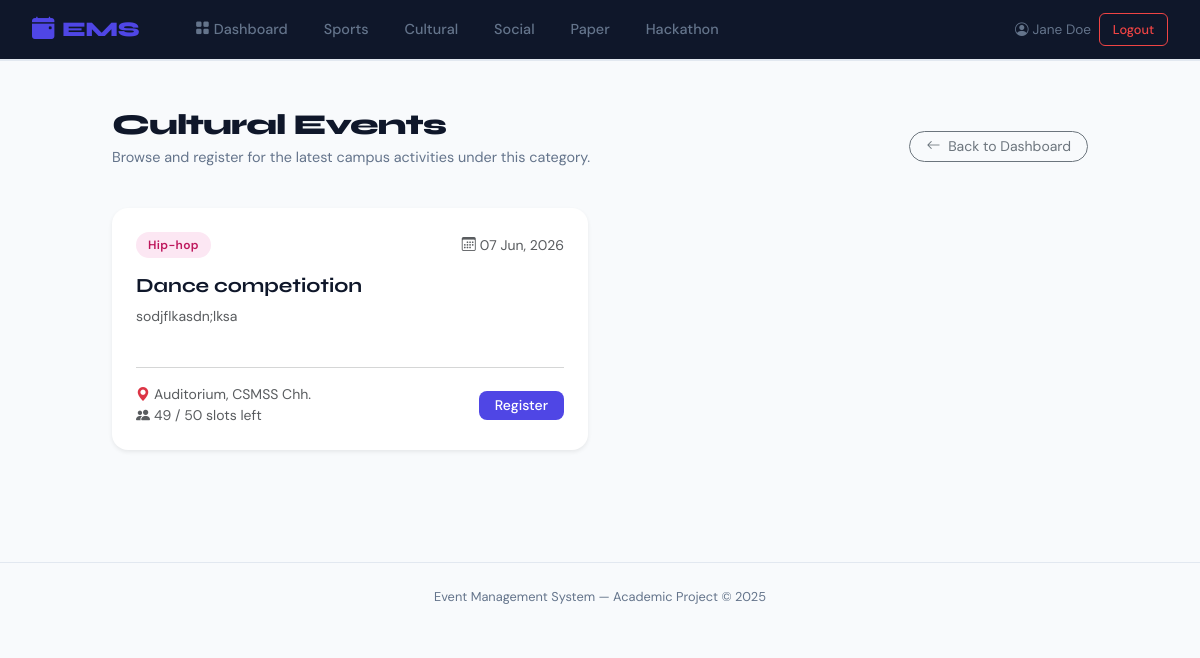
The page /student/events/cultural (signed in) on the database its author committed.
### models.py (models this page shows, shortened)
class Event(db.Model):
    __tablename__ = 'events'
    id          = db.Column(db.Integer, primary_key=True)
    name        = db.Column(db.String(100), nullable=False)        # e.g. "Carrom Championship"
    category    = db.Column(db.String(50),  nullable=False)        # sports / cultural / social / paper_presentation / hackathon
    sub_event   = db.Column(db.String(100), nullable=False)        # e.g. "Carrom", "Chess", "Dance"
    description = db.Column(db.Text,        nullable=True)         # short info about the event
    venue       = db.Column(db.String(150), nullable=True)         # where it's held
    event_date  = db.Column(db.Date,        nullable=True)         # date of the event
    max_seats   = db.Column(db.Integer,     default=50)            # optional seat limit
    created_at  = db.Column(db.DateTime,    default=datetime.now(timezone.utc))
    registrations = db.relationship('Registration', backref='event', lazy=True, cascade='all, delete-orphan')

### app.py (the view)
@app.route('/student/events/<category>')
def student_events(category):
    if 'student_id' not in session:
        return redirect(url_for('student_login'))
    student = Student.query.get(session['student_id'])
    events = Event.query.filter_by(category=category).all()
    registrations = Registration.query.filter_by(roll_no=student.roll_number).all()
    registered_event_ids = {r.event_id for r in registrations}
    for e in events:
        reg_count = len(e.registrations)
        e.slots_left = max(0, e.max_seats - reg_count)
    return render_template(
        'student/events.html',
        events=events,
        category=category,
        registered_event_ids=registered_event_ids
    )

### templates/student/events.html (shortened to what this page needs)
{% extends "base.html" %}
{% block content %}
<div class="container py-5" style="max-width: 1000px;">
  <div class="d-flex align-items-center justify-content-between mb-4 flex-wrap gap-3">
    <div>
      <h1 class="page-title">{{ category|replace('_', ' ')|capitalize }} Events</h1>
      <p class="page-subtitle">Browse and register for the latest campus activities under this category.</p>
    </div>
    <a href="{{ url_for('student_dashboard') }}" class="btn btn-outline-secondary rounded-pill btn-sm px-3">
      <i class="bi bi-arrow-left me-1"></i> Back to Dashboard
    </a>
  </div>
  {% set cat_badge_class = 'badge-sports' if category=='sports' else ('badge-cultural' if category=='cultural' else ('badge-social' if category=='social' else ('badge-paper_presentation' if category=='paper_presentation' else 'badge-hackathon'))) %}
  {% if events %}
    <div class="row g-4">
      {% for event in events %}
      <div class="col-md-6 col-12">
        <div class="card h-100 border-0 shadow-sm rounded-4 overflow-hidden" style="transition: transform 0.2s;">
          <div class="card-body p-4 d-flex flex-column justify-content-between">
            <div>
              <div class="d-flex justify-content-between align-items-center mb-3">
                <span class="category-badge {{ cat_badge_class }}">{{ event.sub_event }}</span>
                <span class="text-muted small"><i class="bi bi-calendar3 me-1"></i>{{ event.event_date.strftime('%d %b, %Y') if event.event_date else 'TBD' }}</span>
              </div>
              <h3 class="h5 mb-2" style="font-family: var(--font-display); font-weight: 700; color: var(--text);">{{ event.name }}</h3>
              <p class="text-muted small mb-4">{{ event.description }}</p>
            </div>
            <div>
              <hr class="my-3 text-muted opacity-25">
              <div class="d-flex justify-content-between align-items-center">
                <div class="text-muted small">
                  <div><i class="bi bi-geo-alt-fill text-danger me-1"></i>{{ event.venue or 'Campus Hall' }}</div>
                  <div><i class="bi bi-people-fill me-1"></i>{{ event.slots_left }} / {{ event.max_seats }} slots left</div>
                </div>
                <div>
                  {% if event.id in registered_event_ids %}
                    <span class="btn btn-success btn-sm rounded-3 disabled px-3">
                      <i class="bi bi-patch-check-fill me-1"></i> Registered
                    </span>
                  {% elif event.slots_left <= 0 %}
                    <span class="btn btn-secondary btn-sm rounded-3 disabled px-3">
                      Slots Full
                    </span>
                  {% else %}
                    <a href="{{ url_for('student_register', event_id=event.id) }}" class="btn btn-sm rounded-3 px-3"
                       style="background: var(--accent); color: white; border: none; font-weight: 500;">
                      Register
                    </a>
                  {% endif %}
                </div>
              </div>
            </div>
          </div>
        </div>
      </div>
      {% endfor %}
    </div>
  {% endif %}
</div>
{% endblock %}

### static/css/style.css (style rules this page uses)
:root { --font-display: 'Syne', sans-serif; --font-body: 'DM Sans', sans-serif; --bg: #f8fafc; --nav-bg: #ffffff; --card-bg: #ffffff; --border: #e2e8f0; --text: #0f172a; --text-muted: #64748b; --accent: #4f46e5; --accent-soft: #eef2ff; --accent-hover: #4338ca; --admin-accent: #d97706; --admin-soft: #fef3c7; --admin-hover: #b45309; --success: #10b981; --danger: #ef4444; --warning: #f59e0b; --clr-bg: var(--bg); --clr-border: var(--border); --clr-text: var(--text); --clr-muted: var(--text-muted); --clr-accent: var(--accent); --clr-gold: var(--admin-accent); --clr-hero-bg: #f1f5f9; --clr-dark: #0f172a; }
*, *::before, *::after { box-sizing: border-box; margin: 0; padding: 0; }
body { font-family: var(--font-body); background-color: var(--bg); color: var(--text); min-height: 100vh; display: flex; flex-direction: column; -webkit-font-smoothing: antialiased; }
.card { border: 1px solid var(--border); border-radius: 16px; background: var(--card-bg); box-shadow: none; }
.badge-cultural { background: #fce7f3; color: #be185d; }
.category-badge { display: inline-block; padding: 0.25rem 0.75rem; border-radius: 999px; font-size: 0.75rem; font-weight: 600; font-family: var(--font-body); letter-spacing: 0.03em; }
.page-title { font-family: var(--font-display); font-weight: 800; font-size: 1.8rem; color: var(--text); letter-spacing: -0.03em; margin-bottom: 0.25rem; }
.page-subtitle { font-family: var(--font-body); font-size: 0.9rem; color: var(--text-muted); }

### rows shown on the page
Event: category "Cultural", sub_event "Hip-hop", event_date "07 Jun, 2026", name "Dance competiotion", description "sodjflkasdn;lksa", venue "Auditorium, CSMSS Chh.", slots_left "49", max_seats "50"

### other values the page prints
{{ session['student_name'] }} "Jane Doe"
{{ 2025 }} "2025"
